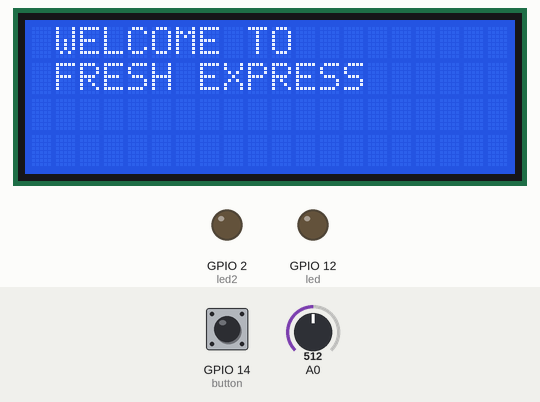
Recording of a sketch running on a simulated ESP8266 (NodeMCU). Shown: 20×4 character LCD, output pins drawn as LEDs (lit = HIGH). The test bench sets the inputs (shaded band); at power-on: GPIO 14 (button) LOW, A0 = 512. WiFi joins after 1.5 s; servers stay silent unless stated; network time is answered at once with the bench clock; uploads are accepted with an empty reply; the local clock reads 2024-03-15 10:24:30 at power-on unless the sketch sets it; what the sketch prints to the serial monitor is not drawn.

Above: at 1.1 s.
At 4.7 s:
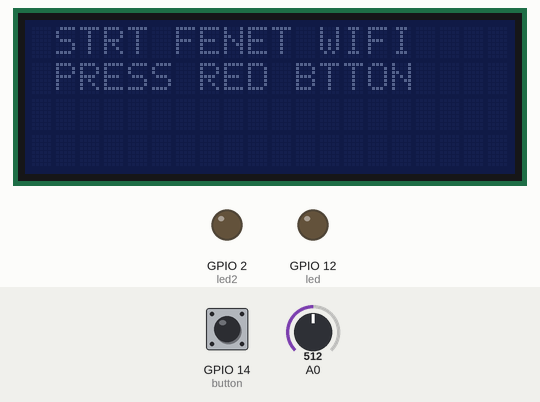
4.8 s: GPIO 14 (button) pulled HIGH for 2.35 s
At 9.8 s:
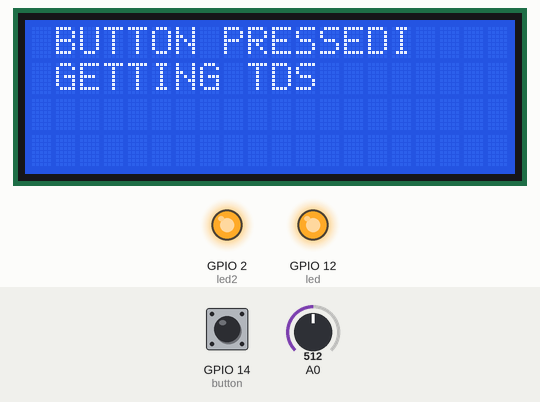
13.1 s: GPIO 14 (button) driven HIGH
At 22.2 s:
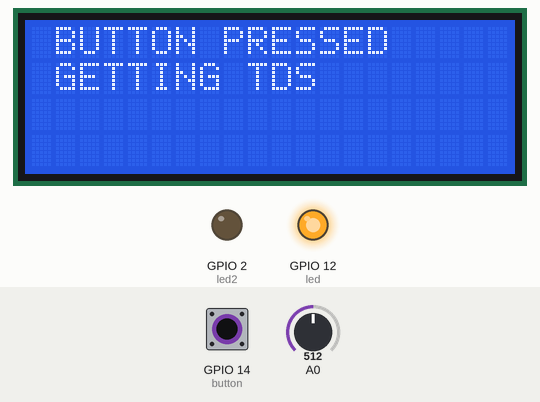
Timing chart, 0 to 31.1 s (numbered marks = the images above; inputs shaded):
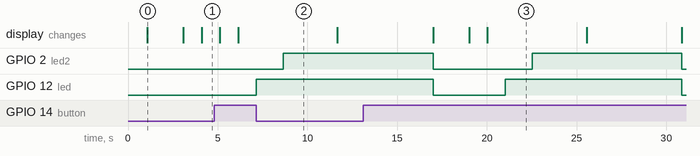

The sketch:

TDS_MONITOR_GS_3.ino
```cpp
#include <ESP8266WiFi.h>
#include <WiFiClientSecure.h>
#include <NTPClient.h>
#include <WiFiUdp.h>
#include "Wire.h"
#include "LiquidCrystal_I2C.h"
String readString;
LiquidCrystal_I2C lcd(0x27, 20, 4);
int led = 12;
int led2 = 2;
const char* ssid = "FENET";
const char* password = "12345678";
const char* host = "script.google.com";
const int httpsPort = 443;
int button = 14;
int temp = 0;
int dataval = 0;
WiFiUDP ntpUDP;
NTPClient timeClient(ntpUDP, "pool.ntp.org");
WiFiClientSecure client;
const char* fingerprint = "46 B2 C3 44 9C 59 09 8B 01 B6 F8 BD 4C FB 00 74 91 2F EF F6";
String GAS_ID = "AKfycbwDoXb3r-BFRE_WaZa3-0gnBERXN6xqpky2ttM0FDt_w-EoRT_TvUi78H1PKo1oy-V5ZA";  // Replace by your GAS service id
void Connectwifi()
{
  WiFi.mode(WIFI_STA);
  WiFi.begin(ssid, password);
  while (WiFi.status() != WL_CONNECTED)
  {
    delay(500);
    Serial.print(".");
  }
  digitalWrite(led2, HIGH);
  timeClient.begin();
  timeClient.setTimeOffset(19800);
  delay(2000);
}
void setup()
{
  Serial.begin(115200);
  Wire.setClock(10000);
  lcd.begin();
  lcd.backlight();/*
  lcd.setCursor(1, 0);
  lcd.print("");
  lcd.setCursor(1, 1);
  lcd.print("");*/
  delay(1000);
  lcd.setCursor(1, 0);
  lcd.print("WELCOME TO");
  lcd.setCursor(1, 1);
  lcd.print("FRESH EXPRESS");
  delay(2000);
  pinMode(button, INPUT);
  pinMode(led2, OUTPUT);
  pinMode(led, OUTPUT);   // declare LED as output
  digitalWrite(led, LOW);
  digitalWrite(led2, LOW);
  lcd.noBacklight();
  //sendData(" "," "," "," "," "," "," ","tds booted"," "," "," ");  // Send test data
}

void loop()
{
  Wire.setClock(10000);
  temp = digitalRead(button);
  if (temp == HIGH){
    lcd.backlight();
/*    lcd.setCursor(1, 0);
    lcd.print("");
    lcd.setCursor(1, 1);
    lcd.print("");*/
    delay(1000);
    lcd.setCursor(1, 0);
    lcd.print("BUTTON PRESSED");
    lcd.setCursor(1, 1);
    lcd.print("GETTING TDS     ");
    delay(1000);
    digitalWrite(led, HIGH);
    Connectwifi();
    dataval = (analogRead(A0));
    Serial.println(dataval);
/*    lcd.setCursor(1, 0);
    lcd.print("");
    lcd.setCursor(1, 1);
    lcd.print("");*/
    delay(1000);
    lcd.setCursor(1, 0);
    lcd.print("TDS READ VALUE ");
    lcd.setCursor(1, 1);
    lcd.print(String(dataval));
    delay(1000);
    sendData("a", "b", "c", "d", "e", "f", "g", String(dataval), "i", "j", "k");
    delay(2000);
    lcd.noBacklight();
    }
  else {
    //lcd.noBacklight();
    Serial.println("Please press button");
/*    lcd.setCursor(1, 0);
    lcd.print("");
    lcd.setCursor(1, 1);
    lcd.print("");*/
    delay(1000);
    lcd.setCursor(1, 0);
    lcd.print("STRT FENET WIFI");
    lcd.setCursor(1, 1);
    lcd.print("PRESS RED BTTON");
    delay(1000);
  }
}
void sendData(String a, String b, String c, String d, String e, String f, String g, String h, String i, String j, String k)
{
  Connectwifi();
  client.setInsecure();
  Serial.print("connecting to ");
  Serial.println(host);
  if (!client.connect(host, httpsPort)) {
    Serial.println("connection failed");
    /*lcd.setCursor(1, 0);
    lcd.print("");
    lcd.setCursor(1, 1);
    lcd.print("");*/
    delay(1000);
    lcd.setCursor(1, 0);
    lcd.print("ConectionFailed");
    lcd.setCursor(1, 1);
    lcd.print("Pls Try Again!");
    return;
  }

  if (client.verify(fingerprint, host)) {
  Serial.println("certificate matches");
  } else {
  Serial.println("certificate doesn't match");
  }
  timeClient.update();
  unsigned long epochTime = timeClient.getEpochTime();
  String formattedTime = timeClient.getFormattedTime();
  int currentHour = timeClient.getHours();
  int currentMinute = timeClient.getMinutes();
  int currentSecond = timeClient.getSeconds();
  struct tm *ptm = gmtime ((time_t *)&epochTime);
  int monthDay = ptm->tm_mday;
  int currentMonth = ptm->tm_mon+1;
  int currentYear = ptm->tm_year+1900;
  String currentDate = String(currentYear) + "/" + String(currentMonth) + "/" + String(monthDay)+ "/" + String(currentHour)+ "/" + String(currentMinute);
  String url = "/macros/s/" + GAS_ID + "/exec?Date="+currentDate+"&Time="+"_"+"&DT="+"5"+"&DID="+"1"+"&NSC="+"1"+"&ST="+"6"+"&SID="+"1"+"&VALUE1=" + h + "&VALUE2=" + "_" + "&VALUE3=" + "_" + "&VALUE4=" + "_";
  Serial.print("requesting URL: ");
  Serial.println(url);
  client.print(String("GET ") + url + " HTTP/1.1\r\n" +
         "Host: " + host + "\r\n" +
         "User-Agent: BuildFailureDetectorESP8266\r\n" +
         "Connection: close\r\n\r\n");

  Serial.println("request sent");
  while (client.connected()) {
  String line = client.readStringUntil('\n');
  if (line == "\r") {
    Serial.println("headers received");
    break;
  }
  }
  String line = client.readStringUntil('\n');
  if (line.startsWith("{\"state\":\"success\"")) {
  Serial.println("esp8266/Arduino CI successfull!");
  } else {
  Serial.println("esp8266/Arduino CI has failed");
  }
  Serial.println("reply was:");
  Serial.println("==========");
  Serial.println(line);
  Serial.println("==========");
  Serial.println("closing connection");
  WiFi.disconnect();/*
    lcd.setCursor(1, 0);
    lcd.print("");
    lcd.setCursor(1, 1);
    lcd.print("");*/
    delay(1000);
    lcd.setCursor(1, 0);
    lcd.print("Data uploaded ");
    lcd.setCursor(1, 1);
    lcd.print("Successfully!");
  digitalWrite(led, LOW);
  digitalWrite(led2, LOW);
}
```

Measured:
- after the input at 4.8 s, GPIO 2 (led2): LOW → HIGH after 3.8 s; GPIO 12 (led): LOW → HIGH after 2.3 s; the display: first changes after 0.32 s (image 2 shows a later state)
- what the display in image 0 shows lasts 2.0 s, from 1.1 s to 3.1 s
